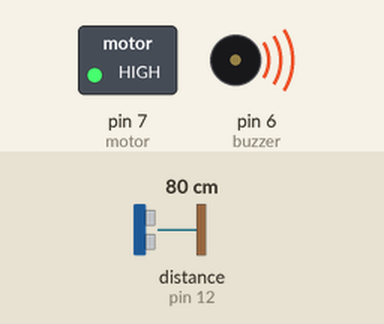
Simulated run of this sketch. Board: Arduino Uno, built with avr-gcc and run on an emulated ATmega328P. Shown: switched loads named in the sketch (green lamp = pin HIGH), buzzer (waves = sounding, pin HIGH). Wiring (inferred from the names in the program): ultrasonic range finder: trigger pin 13; echo pin 12. The test bench sets the inputs (shaded band); at power-on: distance to the obstacle (sensor on pin 12) 80 cm. The echo pulse lasts 58.3 µs per cm; pins used as bus, display or sensor lines are not drawn.

Above: at 1.3 s.
1.4 s: distance to the obstacle (sensor on pin 12) set to 96 cm
2.9 s: distance to the obstacle (sensor on pin 12) set to 104 cm
At 3.7 s:
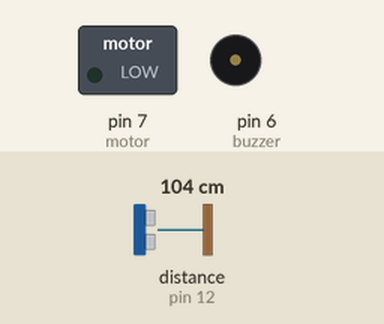
4.5 s: distance to the obstacle (sensor on pin 12) set to 2 cm
At 5.4 s:
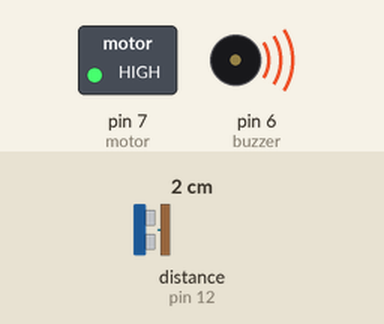
6.0 s: distance to the obstacle (sensor on pin 12) set to 120 cm
At 6.8 s:
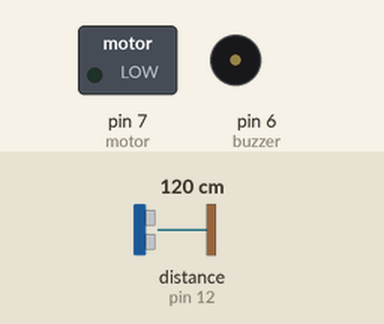
Timing chart, 0 to 8.5 s (numbered marks = the images above; inputs shaded):
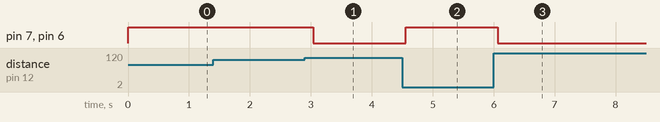

The sketch:

distance.ino
```cpp
#define trigPin 13

#define echoPin 12

#define motor 7

#define buzzer 6

void setup()
{
pinMode(trigPin, OUTPUT);

pinMode(echoPin, INPUT);

pinMode(motor, OUTPUT);

pinMode(buzzer,OUTPUT);

}

void loop()

{

long duration, distance;

digitalWrite(trigPin, LOW);

delayMicroseconds(2);

digitalWrite(trigPin, HIGH);

delayMicroseconds(10);

digitalWrite(trigPin, LOW);

duration = pulseIn(echoPin, HIGH);

distance = (duration/2) / 29.1;

if (distance < 100)     // This is where checking the distance you can change the value

{

digitalWrite(motor,HIGH);    // When the the distance below 100cm

digitalWrite(buzzer,HIGH);

} else

{

digitalWrite(motor,LOW);     // when greater than 100cm

digitalWrite(buzzer,LOW);

} delay(500);

}
```

Measured:
- the behaviour switches between 100 and 101 cm on distance to the obstacle (sensor on pin 12) (found by bisection; images 0 and 1)
- after the input at 1.4 s, every drawn part: stays the same
- after the input at 2.9 s, pin 7 (motor), pin 6 (buzzer): HIGH → LOW after 0.14 s
- after the input at 4.5 s, pin 7 (motor), pin 6 (buzzer): LOW → HIGH after 0.05 s
- after the input at 6.0 s, pin 7 (motor), pin 6 (buzzer): HIGH → LOW after 0.06 s
